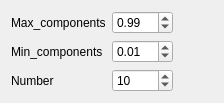
             <widget class="QWidget" name="to_pca">
              <layout class="QGridLayout" name="gridLayout_11">
               <item row="0" column="0">
                <widget class="QLabel" name="label_n_components">
                 <property name="text">
                  <string>Max_components</string>
                 </property>
                </widget>
               </item>
               <item row="0" column="1">
                <widget class="QDoubleSpinBox" name="doubleSpinBox_pca_maxcomponents">
                 <property name="maximum">
                  <double>1.000000000000000</double>
                 </property>
                 <property name="singleStep">
                  <double>0.100000000000000</double>
                 </property>
                 <property name="value">
                  <double>0.990000000000000</double>
                 </property>
                </widget>
               </item>
               <item row="0" column="2">
                <spacer name="horizontalSpacer_8">
                 <property name="orientation">
                  <enum>Qt::Horizontal</enum>
                 </property>
                 <property name="sizeHint" stdset="0">
                  <size>
                   <width>40</width>
                   <height>20</height>
                  </size>
                 </property>
                </spacer>
               </item>
               <item row="1" column="0">
                <widget class="QLabel" name="label_2">
                 <property name="text">
                  <string>Min_components</string>
                 </property>
                </widget>
               </item>
               <item row="1" column="1">
                <widget class="QDoubleSpinBox" name="doubleSpinBox_pca_mincomponents">
                 <property name="maximum">
                  <double>1.000000000000000</double>
                 </property>
                 <property name="singleStep">
                  <double>0.100000000000000</double>
                 </property>
                 <property name="value">
                  <double>0.010000000000000</double>
                 </property>
                </widget>
               </item>
               <item row="2" column="0">
                <widget class="QLabel" name="label_36">
                 <property name="text">
                  <string>Number</string>
                 </property>
                </widget>
               </item>
               <item row="2" column="1">
                <widget class="QSpinBox" name="spinBox_pcanum">
                 <property name="maximum">
                  <number>10000</number>
                 </property>
                 <property name="singleStep">
                  <number>5</number>
                 </property>
                 <property name="value">
                  <number>10</number>
                 </property>
                </widget>
               </item>
              </layout>
             </widget>
